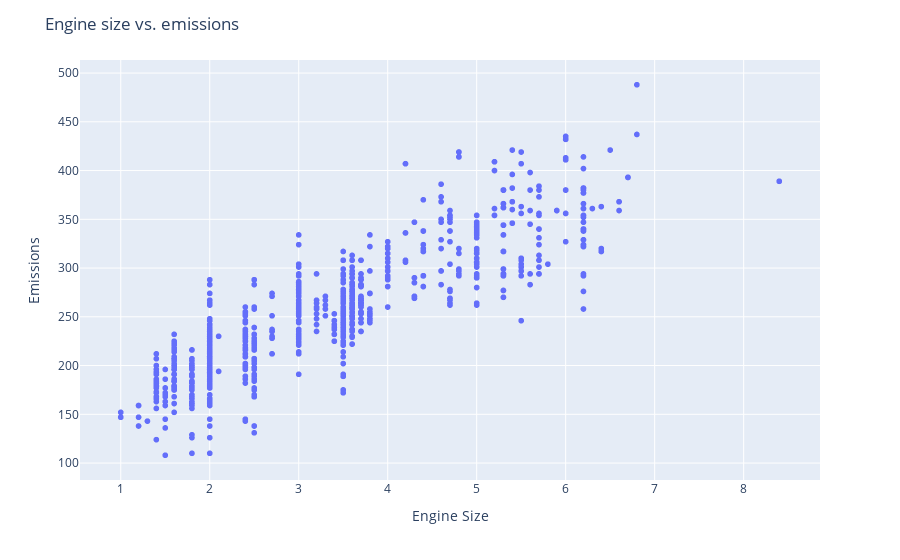

Here is the notebook cell this chart was saved with:
### Markdown cell above
Let's plot Emission values with respect to Engine size:

### Code cell
# plt.scatter(cdf.ENGINESIZE, cdf.CO2EMISSIONS,  color='blue')
# plt.xlabel("Engine size")
# plt.ylabel("Emission")
# plt.show()

fig = px.scatter(
		data_frame= cdf,
		x="ENGINESIZE",
		y="CO2EMISSIONS"
	)

fig.update_layout(
	xaxis_title="Engine Size",
	yaxis_title = "Emissions",
	title= "Engine size vs. emissions"
)

fig.show()

### Figure 1 — Plotly figure (JSON) as saved in the notebook; plotly's stock layout.template omitted (floating-point values rounded to 4 significant figures; data arrays with more than 128 entries replaced by an {"elided": "..."} marker saying what was removed)
{"data": [{"hovertemplate": "ENGINESIZE=%{x}<br>CO2EMISSIONS=%{y}<extra></extra>", "legendgroup": "", "marker": {"color": "#636efa", "symbol": "circle"}, "mode": "markers", "name": "", "showlegend": false, "type": "scattergl", "x": {"elided": "1067 float values"}, "xaxis": "x", "y": {"elided": "1067 int values"}, "yaxis": "y"}], "layout": {"legend": {"tracegroupgap": 0}, "margin": {"t": 60}, "title": {"text": "Engine size vs. emissions"}, "xaxis": {"anchor": "y", "domain": [0, 1], "title": {"text": "Engine Size"}}, "yaxis": {"anchor": "x", "domain": [0, 1], "title": {"text": "Emissions"}}}}
